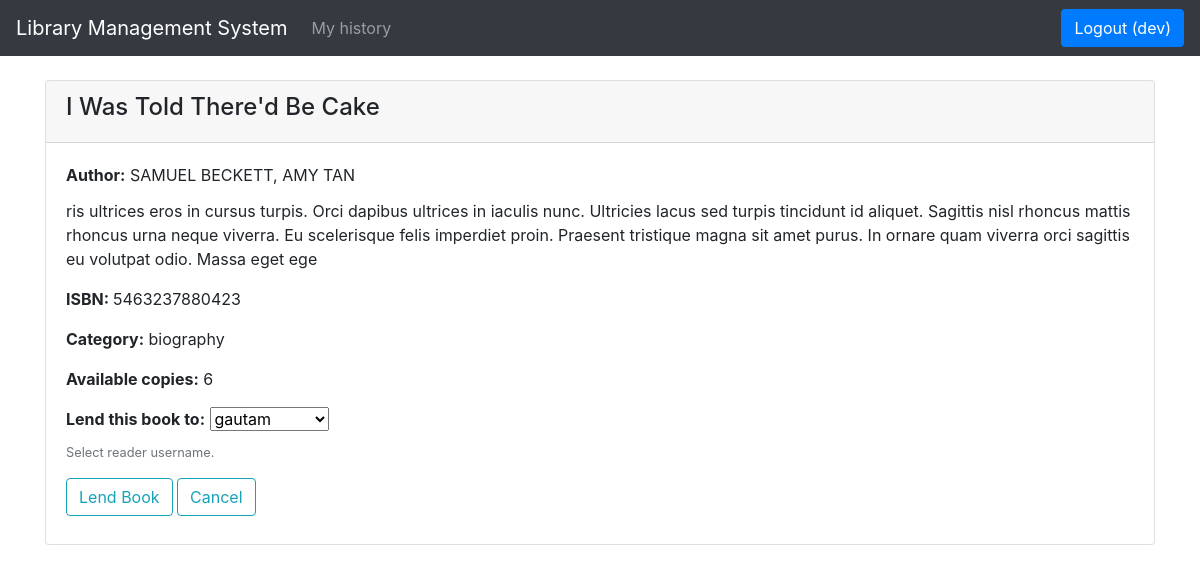
Page /library/books/lend_book/2 (signed in) on the earlier database version.
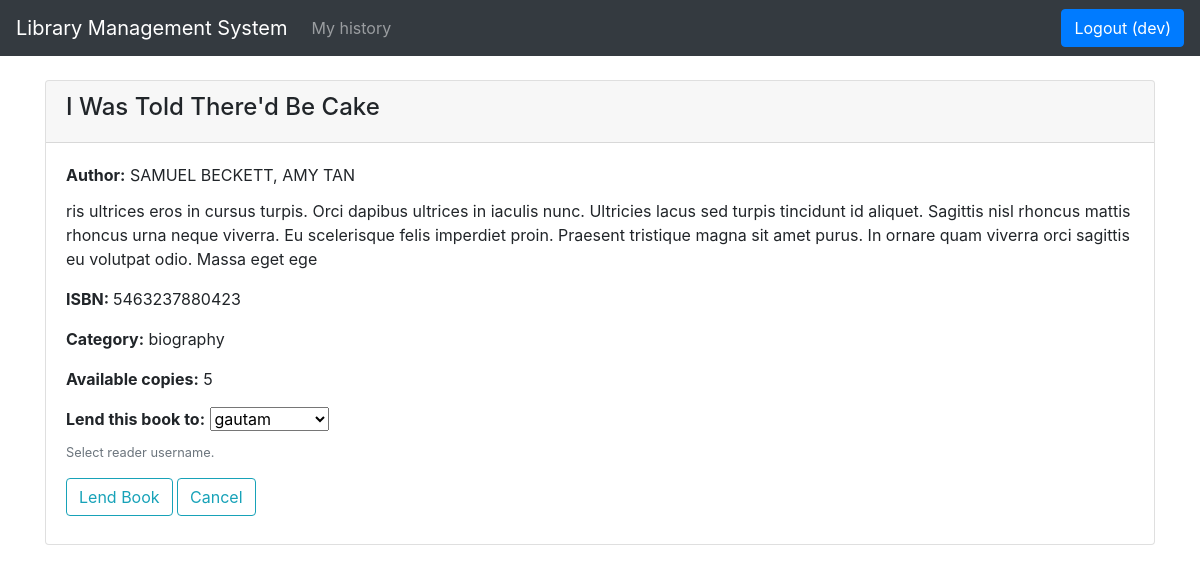
Same page on the later database version.
### library/models.py (models this page shows, shortened)
class Book(models.Model):
    numeric = RegexValidator(r'^[0-9]*$', 'Only  numeric characters are allowed.')
    book_status = (('a', 'available'), ('l', 'lent'))
    title = models.CharField(max_length=250)
    isbn = models.CharField('ISBN', max_length=13, help_text='13 Character ISBN number', validators=[numeric])
    description = models.TextField(max_length=500)
    price = models.IntegerField()
    total_quantity = models.IntegerField()
    quantity = models.IntegerField(default=1)
    status = models.CharField(max_length=1, choices = book_status, blank = True, default = 'a')
    author = models.ManyToManyField(Author)
    category = models.ManyToManyField(Category)
    def display_category(self):
        return ', '.join(category.name for category in self.category.all()[:3])
    display_category.short_description = "Category"
    def display_author(self):
        return ', '.join(author.firstname for author in self.author.all()[:3])
    display_author.short_description = "Author"

### library/views.py (the view, shortened to what this page needs)
# urls.py: path('books/lend_book/<int:pk>', views.lend_book, name='lend_book'),
@login_required
def lend_book(request, pk):
    book_data = Book.objects.get(id = pk)
    readers = User.objects.filter(groups__name = 'Readers')
    return render(request, 'lend_book.html', { 'book' : book_data, 'readers' : readers })

### library/models.py (called while the page is built)
    def __str__(self):
        return f'{self.firstname} {self.lastname}'

    def __str__(self):
        return self.name

### library/templates/lend_book.html (shortened to what this page needs)
{% extends "base.html" %} {% block content %}
<div class="card">
    <div class="card-header">
        <h4>{{ book.title }}</h4>
    </div>
    <div class="card-body">
        <p class="card-title">
            <strong>Author:</strong> {% for author in book.author.all %} {{ author }}{% if not forloop.last %}, {% endif %}{% endfor %}</p>
        <p class="card-text">{{ book.description }}</p>
        <p class="card-text">
            <strong>ISBN: </strong>{{ book.isbn }}</p>
        <p class="card-text">
            <strong>Category:</strong> {% for category in book.category.all %} {{ category }}{% if not forloop.last %}, {% endif %}{% endfor %}</p>
        <p class="card-text">
                <strong>Available copies:</strong> {{ book.quantity }}</p>
        <form method="POST">
            <div class="form-group">
                <label><strong>Lend this book to: </strong></label>
                <select name="reader" id="">
                    {% for reader in readers %}
                    <option value="{{ reader.id }}">{{ reader.username }}</option>
                    {% endfor %}
                </select>
                <small id="" class="form-text text-muted">Select reader username.</small>
            </div>
            <input type="submit" value="Lend Book" class="btn btn-outline-info mb-2">
            <a href="{{request.META.HTTP_REFERER}}" class="btn btn-outline-info mb-2">Cancel</a>
        </form>
    </div>
</div>
{% endblock %}

Differences in the rows shown:
changed Book "I Was Told There'd Be Cake": quantity "6" → "5"
